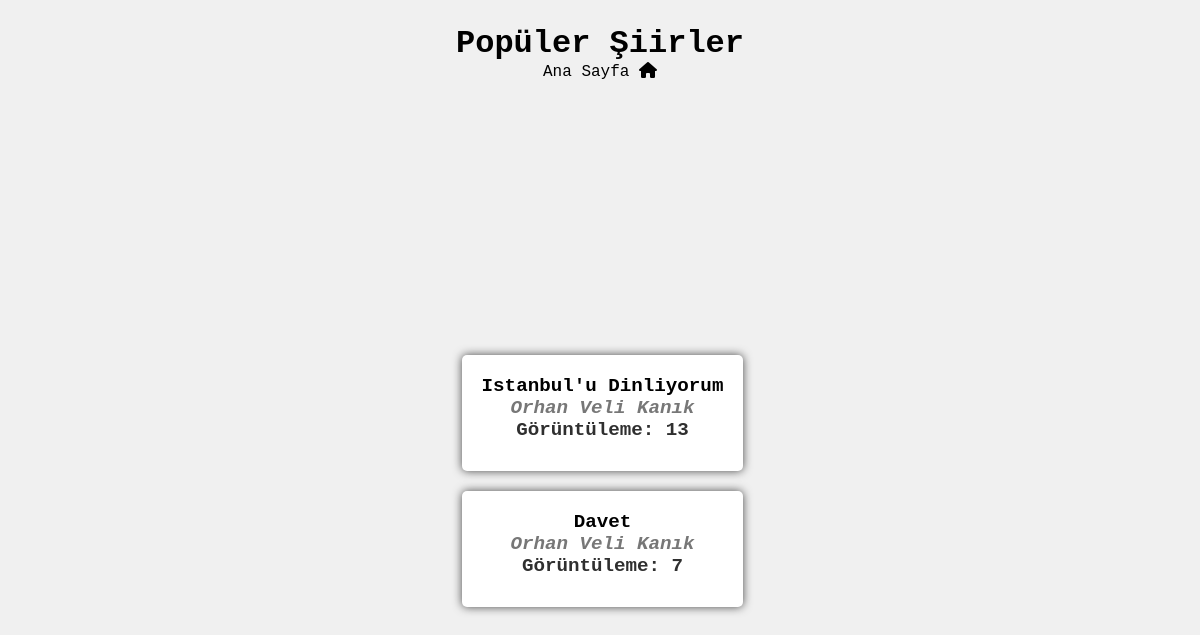
Before: /popularity/ with the older database file.
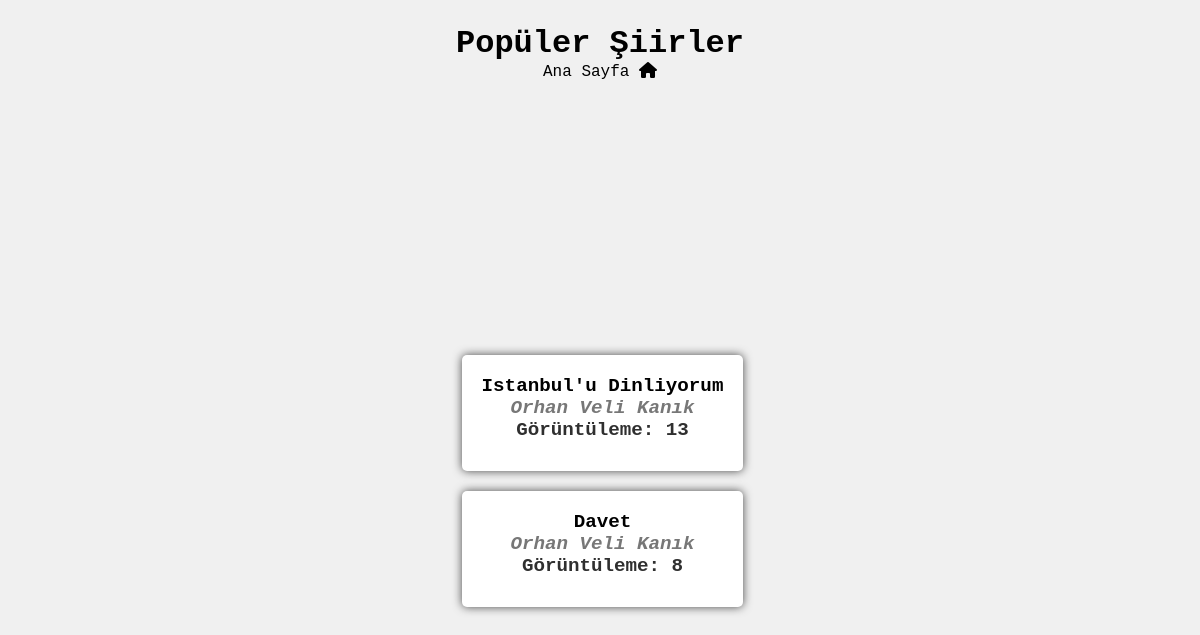
After: the same page with the newer database file.
### poetsShown/models.py (models this page shows, shortened)
class poets_shown(models.Model):
    poetAuthor = models.ForeignKey(poet_author,on_delete=models.CASCADE)
    poetName = models.CharField(max_length=60)
    poetContext = models.TextField(max_length=4000)
    popularity = models.PositiveIntegerField(default=0)

class poet_author(models.Model):
    author = models.CharField(max_length=60)
    def __str__(self):
        return self.author

### poetsShown/views.py (the view)
# urls.py: path("popularity/",views.popularity,name="popularity")
def popularity(request):
    poets = poets_shown.objects.all()
    poets_ordered_popularity = poets.order_by('-popularity')
    return render(request, 'poetsShown/popularity.html',{
        'ordered_poets':poets_ordered_popularity
    })

### poetsShown/templates/poetsShown/popularity.html (shortened to what this page needs)
{% load static %}
<!DOCTYPE html>
<html lang="en">
<head>
    <link rel="stylesheet" href="{% static 'poetsShown/css/popularity.css' %}">
</head>
<body>
    <h1>Popüler Şiirler</h1>
    <a href="{% url 'index' %}" >Ana Sayfa <i class="fa-solid fa-house"></i></a>
    <div class="container">
        <ul>
            {% for poet in ordered_poets %}
            <li>
                <div class="poetShow">
                    <a href="{% url 'poet_show' pk=poet.id %}" class="poetLink">
                        <div class="poet">{{ poet.poetName }}<br>
                            <div class="poetName">{{poet.poetAuthor}}</div>
                            <div class="poetNameCount">Görüntüleme: {{poet.popularity}}</div>
                        </div>
                    </a>
                </div>
            </li>
            {% endfor %}
        </ul>
</body>
</html>

Changed rows visible on the page:
changed poets_shown "Davet": popularity "7" → "8"
